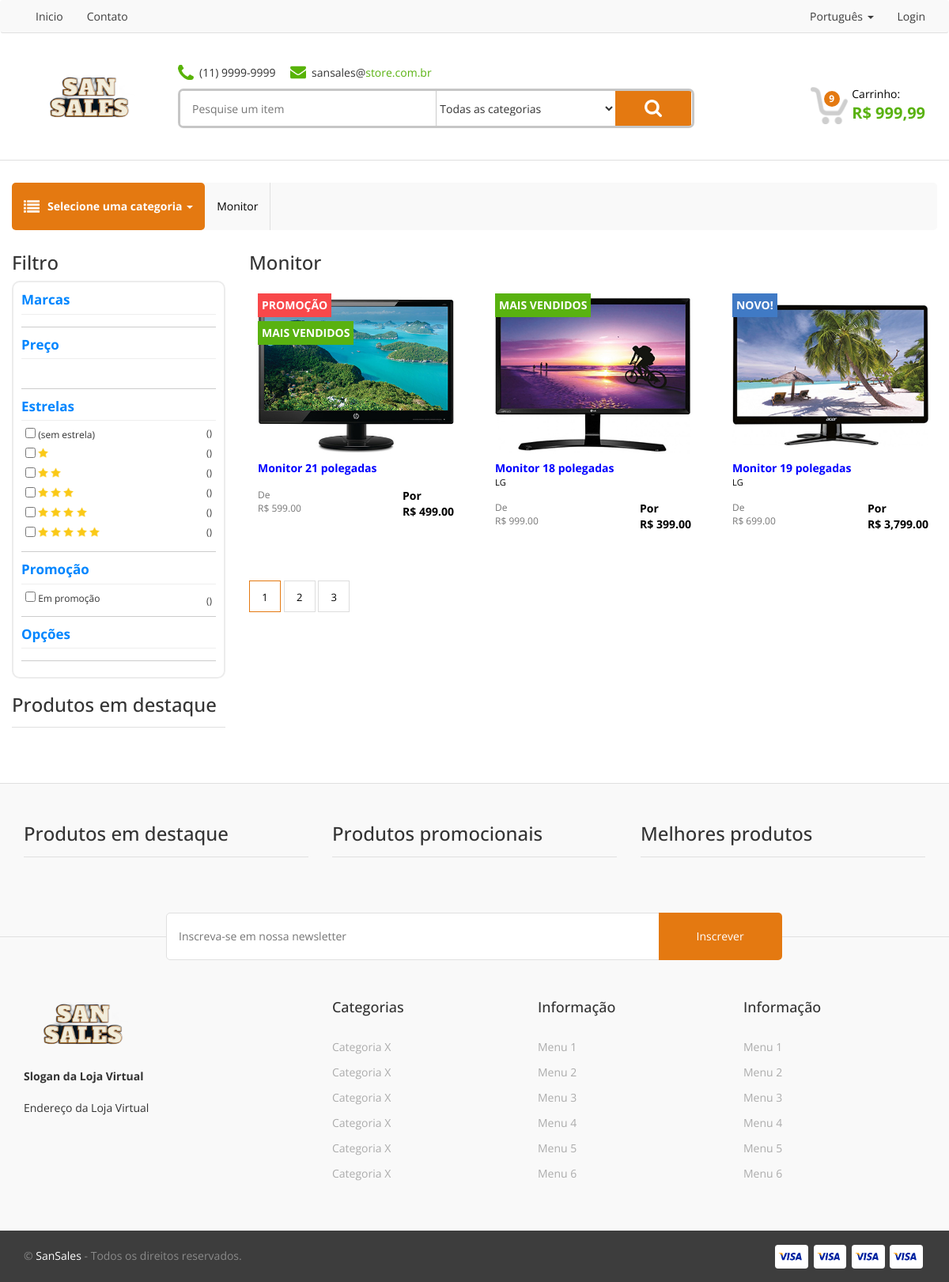
Screenshot of /categories/enter/6 with the database file from the repository.
### tables this page shows
create table tb_categories(    
	id_categories int(11) unsigned primary key auto_increment not null ,     
	cd_sub_categories int(11),        
    nm_categories varchar(100) not null   
);

create table tb_products(   
	id_product int(11) unsigned primary key auto_increment not null,    
    id_category int(11) not null,         
    id_brand int(11) not null,            
    nm_product varchar(100) not null,              
    ds_product text,                      
    qt_stock int(11) not null,              
    vl_price float(10,2) not null,         
    vl_price_from float(10,2) not null,     
    qt_rating float  not null,               
    ic_featured tinyint(1) not null,            
	ic_sale tinyint(1) not null,                
    ic_bestseller tinyint(1) not null,         
    ic_new_product tinyint(1) not null,        
    id_options varchar(200)                    
);

create table tb_products_images(
	id_image int(11) unsigned primary key not null auto_increment, 
    id_product int(11) not null,     
    ds_url varchar(50) not null   
);

### views/product_item.php (the view, shortened to what the rows shown need)
<div class="product_item">
    <a href=" <?php echo BASE_URL;?>product/open/<?php echo $id_product;?> ">
        <div class="product_tags">
            <?php if($ic_sale == '1'): ?>
                <div class="product_tag product_tag_red"><b><?php $this->lang->get('SALE');?></b></div>
            <?php endif; ?>
            <?php if($ic_bestseller == '1'): ?>
                <div class="product_tag product_tag_green"><b><?php $this->lang->get('BESTSELLER');?></b></div>
            <?php endif; ?>
            <?php if($ic_new_product == '1'): ?>
                <div class="product_tag product_tag_blue"><b><?php $this->lang->get('NEW');?></b></div>
            <?php endif; ?>
        </div>
        <div class="product_image">
            <?php if(isset($images) && !empty($images)): ?>
				<img src="<?php echo BASE_URL;?>media/products/<?php echo $images[0]['ds_url']; ?>" width="100%" />
			<?php endif; ?>
        </div>
        <div class="product_name"><?php echo $nm_product; ?> </div>
        <div class="product_brand"> <?php echo $brand_name; ?> </div>
        <div class="product_price_from"> <?php
            if($vl_price_from != '0'){
                echo "De<br/>R$ ".number_format($vl_price_from,2);
            }
        ?> </div>
        <div class="product_price">Por<br/>R$  <?php echo number_format($vl_price,2); ?> </div>
    </a>
</div>

### views/template.php (shortened to what the rows shown need)
<!DOCTYPE html>
<html>
<head>
	<link rel="stylesheet" href="<?php echo BASE_URL; ?>assets/css/bootstrap.min.css" type="text/css" />
	<link rel="stylesheet" href="<?php echo BASE_URL; ?>assets/css/jquery-ui.min.css" type="text/css" />
	<link rel="stylesheet" href="<?php echo BASE_URL; ?>assets/css/jquery-ui.structure.css" type="text/css" />
	<link rel="stylesheet" href="<?php echo BASE_URL; ?>assets/css/jquery-ui.theme.css" type="text/css" />
	<link rel="stylesheet" href="<?php echo BASE_URL; ?>assets/css/style.css" type="text/css" />
</head>
<body>
				<li class="active"><a href="<?php echo BASE_URL; ?>"><?php $this->lang->get('HOME'); ?></a></li>
				<li><a href="<?php echo BASE_URL; ?>contact"><?php $this->lang->get('CONTACT'); ?></a></li>
					<a class="dropdown-toggle" data-toggle="dropdown" href="#"><?php $this->lang->get('LANGUAGE'); ?>
						<span class="caret"></span></a>
				<li><a href="<?php echo BASE_URL; ?>login"><?php $this->lang->get('LOGIN'); ?></a></li>
							<input type="text" name="s" value="<?php echo (!empty($viewData['searchTerm'])) ? $viewData['searchTerm'] : ''; ?>" required placeholder="<?php $this->lang->get('SEARCHFORANITEM'); ?>" />
								<option value=""><?php $this->lang->get('ALLCATEGORIES'); ?></option>
								<?php $this->lang->get('CART'); ?>:<br />
	<div class="categoryarea">
		<nav class="navbar">
			<div class="container">
				<ul class="nav navbar-nav">
						<a class="dropdown-toggle" data-toggle="dropdown" href="#"><?php $this->lang->get('SELECTCATEGORY'); ?>
							<span class="caret"></span></a>
					<?php if (isset($viewData['category_filter'])) : ?>
						<?php foreach ($viewData['category_filter'] as $cf) : ?>
							<li><a href="<?php echo BASE_URL; ?>categories/enter/<?php echo $cf['id_categories']; ?>"><?php echo $cf['nm_categories']; ?></a></li>
						<?php endforeach; ?>
					<?php endif; ?>
				</ul>
			</div>
		</nav>
	</div>
	<section>
		<div class="container">
			<div class="row">
				<div class="col-sm-3">
					<aside>
						<h1><?php $this->lang->get('FILTER'); ?></h1>
									<div class="filtertitle"><?php $this->lang->get('BRANDS'); ?></div>
									<div class="filtertitle"><?php $this->lang->get('PRICE'); ?></div>
									<div class="filtertitle"><?php $this->lang->get('RATING'); ?></div>
												(<?php $this->lang->get('NO_STAR'); ?>)
									<div class="filtertitle"><?php $this->lang->get('SALE'); ?></div>
									<div class="filtertitle"><?php $this->lang->get('OPTIONS'); ?></div>
										<!-- <pre>
										Abaixo presenta o array no formato arvore está aqui somente para debugar caso necessário
										//
						<div class="widget">
							<h1><?php $this->lang->get('FEATUREDPRODUCTS'); ?></h1>
						</div>
					</aside>
				</div>
				<div class="col-sm-9"><?php $this->loadViewInTemplate($viewName, $viewData); ?></div>
			</div>
		</div>
	</section>
	<footer>
		<div class="container">
			<div class="row">
				<div class="col-sm-4">
					<div class="widget">
						<h1><?php $this->lang->get('FEATUREDPRODUCTS'); ?></h1>
					</div>
				</div>
				<div class="col-sm-4">
					<div class="widget">
						<h1><?php $this->lang->get('ONSALEPRODUCTS'); ?></h1>
					</div>
				</div>
				<div class="col-sm-4">
					<div class="widget">
						<h1><?php $this->lang->get('TOPRATEDPRODUCTS'); ?></h1>
					</div>
				</div>
			</div>
		</div>
	</footer>
</body>
</html>

### core/Language.php (shortened to what the rows shown need)
<?php
class Language {
    private $ini;
    public function __construct() {
        global $config;
        $this->l = $config['default_lang'];
        $this->ini = parse_ini_file('lang/'.$this->l.'.ini');
    }
    public function get($word, $return = false){
        $text = $word;
        if(isset($this->ini[$word])) {
            $text = $this->ini[$word];
        }
        if($return) {
            return $text;
        } else {
            echo $text;
        }
    }
}
?>

### views/categories.php (shortened to what the rows shown need)
<h1><?php echo $category_name; ?></h1>
<div class="row">
    <?php
    $a = 0;
    ?>
    <?php foreach ($list as $key => $product_item) : ?>
        <div class="col-sm-4">
            <?php $this->loadView('product_item', $product_item); ?>
        </div>
        <?php
        if ($a >= 2) {
            $a = 0;
            echo '</div> <div class="row">';
        } else {
            $a++;
        }
        ?>
    <?php endforeach; ?>
</div>

### rows the page displays
tb_categories: nm_categories "Monitor"
tb_products: text "PROMOÇÃO MAIS VENDIDOS", tb_products_images.ds_url (picture), nm_product "Monitor 21 polegadas", vl_price_from "599.00", vl_price "499.00"
tb_products: text "MAIS VENDIDOS", tb_products_images.ds_url (picture), nm_product "Monitor 18 polegadas", brand_name "LG", vl_price_from "999.00", vl_price "399.00"
tb_products: text "NOVO!", tb_products_images.ds_url (picture), nm_product "Monitor 19 polegadas", brand_name "LG", vl_price_from "699.00", vl_price "3,799.00"

### other values shown
$category_name "Monitor"
form field category "Todas as categorias"
